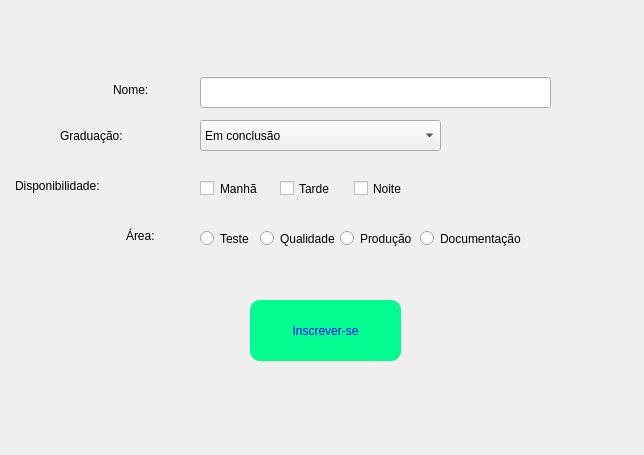
<?xml version="1.0" encoding="UTF-8"?>
<ui version="4.0">
 <class>MainWindow</class>
 <widget class="QMainWindow" name="MainWindow">
  <property name="geometry">
   <rect>
    <x>0</x>
    <y>0</y>
    <width>644</width>
    <height>455</height>
   </rect>
  </property>
  <property name="windowTitle">
   <string>MainWindow</string>
  </property>
  <widget class="QWidget" name="centralwidget">
   <widget class="QComboBox" name="cb_graduacao">
    <property name="geometry">
     <rect>
      <x>200</x>
      <y>120</y>
      <width>241</width>
      <height>31</height>
     </rect>
    </property>
    <item>
     <property name="text">
      <string>Em conclusão</string>
     </property>
    </item>
    <item>
     <property name="text">
      <string>Completa</string>
     </property>
    </item>
    <item>
     <property name="text">
      <string>Pós-graduação incompleta</string>
     </property>
    </item>
    <item>
     <property name="text">
      <string>Pós-graduação completa</string>
     </property>
    </item>
   </widget>
   <widget class="QRadioButton" name="radioButton">
    <property name="geometry">
     <rect>
      <x>200</x>
      <y>230</y>
      <width>82</width>
      <height>17</height>
     </rect>
    </property>
    <property name="text">
     <string>Teste</string>
    </property>
   </widget>
   <widget class="QCheckBox" name="ck_manha">
    <property name="geometry">
     <rect>
      <x>200</x>
      <y>180</y>
      <width>70</width>
      <height>17</height>
     </rect>
    </property>
    <property name="styleSheet">
     <string notr="true">border: rgb(0, 0, 255)</string>
    </property>
    <property name="text">
     <string>Manhã</string>
    </property>
   </widget>
   <widget class="QLabel" name="lb_nome">
    <property name="geometry">
     <rect>
      <x>113</x>
      <y>74</y>
      <width>71</width>
      <height>31</height>
     </rect>
    </property>
    <property name="styleSheet">
     <string notr="true">font: 87 14pt &quot;Arial Black&quot;;</string>
    </property>
    <property name="text">
     <string>Nome:</string>
    </property>
   </widget>
   <widget class="QLabel" name="lb_graduacao">
    <property name="geometry">
     <rect>
      <x>60</x>
      <y>120</y>
      <width>131</width>
      <height>31</height>
     </rect>
    </property>
    <property name="styleSheet">
     <string notr="true">font: 87 14pt &quot;Arial Black&quot;;</string>
    </property>
    <property name="text">
     <string>Graduação:</string>
    </property>
   </widget>
   <widget class="QLineEdit" name="txt_nome">
    <property name="geometry">
     <rect>
      <x>200</x>
      <y>77</y>
      <width>351</width>
      <height>31</height>
     </rect>
    </property>
   </widget>
   <widget class="QLabel" name="lb_disponibilidade">
    <property name="geometry">
     <rect>
      <x>15</x>
      <y>170</y>
      <width>181</width>
      <height>31</height>
     </rect>
    </property>
    <property name="styleSheet">
     <string notr="true">font: 87 14pt &quot;Arial Black&quot;;</string>
    </property>
    <property name="text">
     <string>Disponibilidade:</string>
    </property>
   </widget>
   <widget class="QLabel" name="lb_area">
    <property name="geometry">
     <rect>
      <x>126</x>
      <y>220</y>
      <width>61</width>
      <height>31</height>
     </rect>
    </property>
    <property name="styleSheet">
     <string notr="true">font: 87 14pt &quot;Arial Black&quot;;</string>
    </property>
    <property name="text">
     <string>Área:</string>
    </property>
   </widget>
   <widget class="QCheckBox" name="ck_tarde">
    <property name="geometry">
     <rect>
      <x>280</x>
      <y>180</y>
      <width>70</width>
      <height>17</height>
     </rect>
    </property>
    <property name="text">
     <string>Tarde</string>
    </property>
   </widget>
   <widget class="QCheckBox" name="ck_noite">
    <property name="geometry">
     <rect>
      <x>354</x>
      <y>180</y>
      <width>70</width>
      <height>17</height>
     </rect>
    </property>
    <property name="text">
     <string>Noite</string>
    </property>
   </widget>
   <widget class="QRadioButton" name="radioButton_2">
    <property name="geometry">
     <rect>
      <x>260</x>
      <y>230</y>
      <width>82</width>
      <height>17</height>
     </rect>
    </property>
    <property name="text">
     <string>Qualidade</string>
    </property>
   </widget>
   <widget class="QRadioButton" name="radioButton_3">
    <property name="geometry">
     <rect>
      <x>340</x>
      <y>230</y>
      <width>82</width>
      <height>17</height>
     </rect>
    </property>
    <property name="text">
     <string>Produção</string>
    </property>
   </widget>
   <widget class="QRadioButton" name="radioButton_4">
    <property name="geometry">
     <rect>
      <x>420</x>
      <y>230</y>
      <width>101</width>
      <height>17</height>
     </rect>
    </property>
    <property name="text">
     <string>Documentação</string>
    </property>
   </widget>
   <widget class="QPushButton" name="pushButton">
    <property name="geometry">
     <rect>
      <x>250</x>
      <y>300</y>
      <width>151</width>
      <height>61</height>
     </rect>
    </property>
    <property name="styleSheet">
     <string notr="true">font: 87 12pt &quot;Arial Black&quot;;
color: rgb(0, 0, 255);
background: #03fc90;
border-radius: 10px;</string>
    </property>
    <property name="text">
     <string>Inscrever-se</string>
    </property>
   </widget>
  </widget>
 </widget>
 <resources/>
 <connections/>
</ui>
